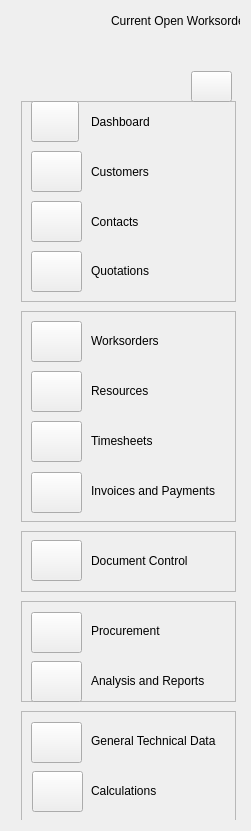
   <widget class="QWidget" name="leftMenuContainer" native="true">
    <property name="geometry">
     <rect>
      <x>10</x>
      <y>10</y>
      <width>251</width>
      <height>831</height>
     </rect>
    </property>
    <layout class="QVBoxLayout" name="verticalLayout_2">
     <item>
      <widget class="QWidget" name="leftMenuSubContainer" native="true">
       <widget class="QFrame" name="frame_2">
        <property name="geometry">
         <rect>
          <x>10</x>
          <y>90</y>
          <width>215</width>
          <height>201</height>
         </rect>
        </property>
        <property name="frameShape">
         <enum>QFrame::StyledPanel</enum>
        </property>
        <property name="frameShadow">
         <enum>QFrame::Raised</enum>
        </property>
        <widget class="QLabel" name="lbDashborad">
         <property name="geometry">
          <rect>
           <x>70</x>
           <y>11</y>
           <width>121</width>
           <height>20</height>
          </rect>
         </property>
         <property name="font">
          <font>
           <pointsize>9</pointsize>
          </font>
         </property>
         <property name="text">
          <string>Dashboard</string>
         </property>
        </widget>
        <widget class="QLabel" name="lbCustomer">
         <property name="geometry">
          <rect>
           <x>70</x>
           <y>61</y>
           <width>121</width>
           <height>20</height>
          </rect>
         </property>
         <property name="font">
          <font>
           <pointsize>9</pointsize>
          </font>
         </property>
         <property name="text">
          <string>Customers</string>
         </property>
        </widget>
        <widget class="QLabel" name="lbQuotation">
         <property name="geometry">
          <rect>
           <x>70</x>
           <y>160</y>
           <width>121</width>
           <height>20</height>
          </rect>
         </property>
         <property name="font">
          <font>
           <pointsize>9</pointsize>
          </font>
         </property>
         <property name="text">
          <string>Quotations</string>
         </property>
        </widget>
        <widget class="QLabel" name="lbContacts">
         <property name="geometry">
          <rect>
           <x>70</x>
           <y>111</y>
           <width>121</width>
           <height>20</height>
          </rect>
         </property>
         <property name="font">
          <font>
           <pointsize>9</pointsize>
          </font>
         </property>
         <property name="text">
          <string>Contacts</string>
         </property>
        </widget>
        <widget class="QPushButton" name="btnContacts">
         <property name="geometry">
          <rect>
           <x>10</x>
           <y>100</y>
           <width>51</width>
           <height>41</height>
          </rect>
         </property>
         <property name="toolTip">
          <string>Go to Customer Database</string>
         </property>
         <property name="toolTipDuration">
          <number>0</number>
         </property>
         <property name="text">
          <string/>
         </property>
         <property name="icon">
          <iconset>
           <normaloff>../resources/assets/smile.svg</normaloff>../resources/assets/smile.svg</iconset>
         </property>
         <property name="iconSize">
          <size>
           <width>24</width>
           <height>24</height>
          </size>
         </property>
        </widget>
        <widget class="QPushButton" name="btnDashboard">
         <property name="enabled">
          <bool>true</bool>
         </property>
         <property name="geometry">
          <rect>
           <x>10</x>
           <y>0</y>
           <width>48</width>
           <height>41</height>
          </rect>
         </property>
         <property name="sizePolicy">
          <sizepolicy hsizetype="Minimum" vsizetype="Fixed">
           <horstretch>0</horstretch>
           <verstretch>0</verstretch>
          </sizepolicy>
         </property>
         <property name="font">
          <font>
           <stylestrategy>PreferDefault</stylestrategy>
           <kerning>false</kerning>
          </font>
         </property>
         <property name="toolTip">
          <string>Overview of Actions and Workload</string>
         </property>
         <property name="toolTipDuration">
          <number>0</number>
         </property>
         <property name="layoutDirection">
          <enum>Qt::LeftToRight</enum>
         </property>
         <property name="autoFillBackground">
          <bool>false</bool>
         </property>
         <property name="inputMethodHints">
          <set>Qt::ImhNone</set>
         </property>
         <property name="text">
          <string/>
         </property>
         <property name="icon">
          <iconset>
           <normaloff>../resources/assets/home.svg</normaloff>../resources/assets/home.svg</iconset>
         </property>
         <property name="iconSize">
          <size>
           <width>24</width>
           <height>24</height>
          </size>
         </property>
         <property name="checkable">
          <bool>false</bool>
         </property>
         <property name="flat">
          <bool>false</bool>
         </property>
        </widget>
        <widget class="QPushButton" name="btnCustomer">
         <property name="geometry">
          <rect>
           <x>10</x>
           <y>50</y>
           <width>51</width>
           <height>41</height>
          </rect>
         </property>
         <property name="toolTip">
          <string>Go to Customer Database</string>
         </property>
         <property name="toolTipDuration">
          <number>0</number>
         </property>
         <property name="text">
          <string/>
         </property>
         <property name="icon">
          <iconset>
           <normaloff>../resources/assets/database.svg</normaloff>../resources/assets/database.svg</iconset>
         </property>
         <property name="iconSize">
          <size>
           <width>24</width>
           <height>24</height>
          </size>
         </property>
        </widget>
        <widget class="QPushButton" name="btnQuotation">
         <property name="geometry">
          <rect>
           <x>10</x>
           <y>150</y>
           <width>51</width>
           <height>41</height>
          </rect>
         </property>
         <property name="toolTip">
          <string>Generate and View Quotation</string>
         </property>
         <property name="toolTipDuration">
          <number>0</number>
         </property>
         <property name="text">
          <string/>
         </property>
         <property name="icon">
          <iconset>
           <normaloff>../resources/assets/file-plus.svg</normaloff>../resources/assets/file-plus.svg</iconset>
         </property>
         <property name="iconSize">
          <size>
           <width>24</width>
           <height>24</height>
          </size>
         </property>
        </widget>
       </widget>
       <widget class="QFrame" name="frame_4">
        <property name="geometry">
         <rect>
          <x>10</x>
          <y>700</y>
          <width>215</width>
          <height>111</height>
         </rect>
        </property>
        <property name="frameShape">
         <enum>QFrame::StyledPanel</enum>
        </property>
        <property name="frameShadow">
         <enum>QFrame::Raised</enum>
        </property>
        <widget class="QLabel" name="lbGeneralInfo">
         <property name="geometry">
          <rect>
           <x>70</x>
           <y>20</y>
           <width>141</width>
           <height>20</height>
          </rect>
         </property>
         <property name="font">
          <font>
           <pointsize>9</pointsize>
          </font>
         </property>
         <property name="text">
          <string>General Technical Data</string>
         </property>
        </widget>
        <widget class="QLabel" name="lbCalculations">
         <property name="geometry">
          <rect>
           <x>70</x>
           <y>70</y>
           <width>141</width>
           <height>20</height>
          </rect>
         </property>
         <property name="font">
          <font>
           <pointsize>9</pointsize>
          </font>
         </property>
         <property name="text">
          <string>Calculations</string>
         </property>
        </widget>
        <widget class="QPushButton" name="btnGeneralInfo">
         <property name="geometry">
          <rect>
           <x>10</x>
           <y>11</y>
           <width>51</width>
           <height>41</height>
          </rect>
         </property>
         <property name="toolTip">
          <string>General Information Database</string>
         </property>
         <property name="toolTipDuration">
          <number>0</number>
         </property>
         <property name="text">
          <string/>
         </property>
         <property name="icon">
          <iconset>
           <normaloff>../resources/assets/tool.svg</normaloff>../resources/assets/tool.svg</iconset>
         </property>
         <property name="iconSize">
          <size>
           <width>24</width>
           <height>24</height>
          </size>
         </property>
        </widget>
        <widget class="QPushButton" name="btnCalculation">
         <property name="geometry">
          <rect>
           <x>11</x>
           <y>60</y>
           <width>51</width>
           <height>41</height>
          </rect>
         </property>
         <property name="toolTip">
          <string>Calculation Programs</string>
         </property>
         <property name="toolTipDuration">
          <number>0</number>
         </property>
         <property name="text">
          <string/>
         </property>
         <property name="icon">
          <iconset>
           <normaloff>../resources/assets/file-text.svg</normaloff>../resources/assets/file-text.svg</iconset>
         </property>
         <property name="iconSize">
          <size>
           <width>24</width>
           <height>24</height>
          </size>
         </property>
        </widget>
       </widget>
       <widget class="QFrame" name="frame_6">
        <property name="geometry">
         <rect>
          <x>10</x>
          <y>590</y>
          <width>215</width>
          <height>101</height>
         </rect>
        </property>
        <property name="frameShape">
         <enum>QFrame::StyledPanel</enum>
        </property>
        <property name="frameShadow">
         <enum>QFrame::Raised</enum>
        </property>
        <widget class="QLabel" name="lbProcurement">
         <property name="geometry">
          <rect>
           <x>70</x>
           <y>20</y>
           <width>131</width>
           <height>20</height>
          </rect>
         </property>
         <property name="font">
          <font>
           <pointsize>9</pointsize>
          </font>
         </property>
         <property name="text">
          <string>Procurement</string>
         </property>
        </widget>
        <widget class="QLabel" name="lbAnalysis">
         <property name="geometry">
          <rect>
           <x>70</x>
           <y>70</y>
           <width>131</width>
           <height>20</height>
          </rect>
         </property>
         <property name="font">
          <font>
           <pointsize>9</pointsize>
          </font>
         </property>
         <property name="text">
          <string>Analysis and Reports</string>
         </property>
        </widget>
        <widget class="QPushButton" name="btnProcurement">
         <property name="geometry">
          <rect>
           <x>10</x>
           <y>11</y>
           <width>51</width>
           <height>41</height>
          </rect>
         </property>
         <property name="toolTip">
          <string>General Information Database</string>
         </property>
         <property name="toolTipDuration">
          <number>0</number>
         </property>
         <property name="text">
          <string/>
         </property>
         <property name="icon">
          <iconset>
           <normaloff>../resources/assets/check-square.svg</normaloff>../resources/assets/check-square.svg</iconset>
         </property>
         <property name="iconSize">
          <size>
           <width>24</width>
           <height>24</height>
          </size>
         </property>
        </widget>
        <widget class="QPushButton" name="btnAnalysis">
         <property name="geometry">
          <rect>
           <x>10</x>
           <y>60</y>
           <width>51</width>
           <height>41</height>
          </rect>
         </property>
         <property name="toolTip">
          <string>General Information Database</string>
         </property>
         <property name="toolTipDuration">
          <number>0</number>
         </property>
         <property name="text">
          <string/>
         </property>
         <property name="icon">
          <iconset>
           <normaloff>../resources/assets/activity.svg</normaloff>../resources/assets/activity.svg</iconset>
         </property>
         <property name="iconSize">
          <size>
           <width>24</width>
           <height>24</height>
          </size>
         </property>
        </widget>
       </widget>
       <widget class="QFrame" name="frame_7">
        <property name="geometry">
         <rect>
          <x>10</x>
          <y>520</y>
          <width>215</width>
          <height>61</height>
         </rect>
        </property>
        <property name="frameShape">
         <enum>QFrame::StyledPanel</enum>
        </property>
        <property name="frameShadow">
         <enum>QFrame::Raised</enum>
        </property>
        <widget class="QLabel" name="lbDocControl">
         <property name="geometry">
          <rect>
           <x>70</x>
           <y>20</y>
           <width>131</width>
           <height>20</height>
          </rect>
         </property>
         <property name="font">
          <font>
           <pointsize>9</pointsize>
          </font>
         </property>
         <property name="text">
          <string>Document Control</string>
         </property>
        </widget>
        <widget class="QPushButton" name="btnDocControl">
         <property name="geometry">
          <rect>
           <x>10</x>
           <y>9</y>
           <width>51</width>
           <height>41</height>
          </rect>
         </property>
         <property name="toolTip">
          <string>General Information Database</string>
         </property>
         <property name="toolTipDuration">
          <number>0</number>
         </property>
         <property name="text">
          <string/>
         </property>
         <property name="icon">
          <iconset>
           <normaloff>../resources/assets/layers.svg</normaloff>../resources/assets/layers.svg</iconset>
         </property>
         <property name="iconSize">
          <size>
           <width>24</width>
           <height>24</height>
          </size>
         </property>
        </widget>
       </widget>
       <widget class="QFrame" name="frame_3">
        <property name="geometry">
         <rect>
          <x>10</x>
          <y>300</y>
          <width>215</width>
          <height>211</height>
         </rect>
        </property>
        <property name="frameShape">
         <enum>QFrame::StyledPanel</enum>
        </property>
        <property name="frameShadow">
         <enum>QFrame::Raised</enum>
        </property>
        <widget class="QLabel" name="lbWorksorder">
         <property name="geometry">
          <rect>
           <x>70</x>
           <y>20</y>
           <width>121</width>
           <height>20</height>
          </rect>
         </property>
         <property name="font">
          <font>
           <pointsize>9</pointsize>
          </font>
         </property>
         <property name="text">
          <string>Worksorders</string>
         </property>
        </widget>
        <widget class="QLabel" name="lbResources">
         <property name="geometry">
          <rect>
           <x>70</x>
           <y>70</y>
           <width>121</width>
           <height>20</height>
          </rect>
         </property>
         <property name="font">
          <font>
           <pointsize>9</pointsize>
          </font>
         </property>
         <property name="text">
          <string>Resources</string>
         </property>
        </widget>
        <widget class="QLabel" name="lbTimesheets">
         <property name="geometry">
          <rect>
           <x>70</x>
           <y>120</y>
           <width>121</width>
           <height>20</height>
          </rect>
         </property>
         <property name="font">
          <font>
           <pointsize>9</pointsize>
          </font>
         </property>
         <property name="text">
          <string>Timesheets</string>
         </property>
        </widget>
        <widget class="QLabel" name="lnInvoices">
         <property name="geometry">
          <rect>
           <x>70</x>
           <y>170</y>
           <width>131</width>
           <height>20</height>
          </rect>
         </property>
         <property name="font">
          <font>
           <pointsize>9</pointsize>
          </font>
         </property>
         <property name="text">
          <string>Invoices and Payments</string>
         </property>
        </widget>
        <widget class="QPushButton" name="btnInvoices">
         <property name="geometry">
          <rect>
           <x>10</x>
           <y>161</y>
           <width>51</width>
           <height>41</height>
          </rect>
         </property>
         <property name="toolTip">
          <string>Invoice and Payments</string>
         </property>
         <property name="toolTipDuration">
          <number>0</number>
         </property>
         <property name="text">
          <string/>
         </property>
         <property name="icon">
          <iconset>
           <normaloff>../resources/assets/layout.svg</normaloff>../resources/assets/layout.svg</iconset>
         </property>
         <property name="iconSize">
          <size>
           <width>24</width>
           <height>24</height>
          </size>
         </property>
        </widget>
        <widget class="QPushButton" name="btnWorksorder">
         <property name="geometry">
          <rect>
           <x>10</x>
           <y>10</y>
           <width>51</width>
           <height>41</height>
          </rect>
         </property>
         <property name="toolTip">
          <string>Go to WorksOrders Menu</string>
         </property>
         <property name="toolTipDuration">
          <number>0</number>
         </property>
         <property name="text">
          <string/>
         </property>
         <property name="icon">
          <iconset>
           <normaloff>../resources/assets/file-text.svg</normaloff>../resources/assets/file-text.svg</iconset>
         </property>
         <property name="iconSize">
          <size>
           <width>24</width>
           <height>24</height>
          </size>
         </property>
        </widget>
        <widget class="QPushButton" name="btnTimesheets">
         <property name="geometry">
          <rect>
           <x>10</x>
           <y>110</y>
           <width>51</width>
           <height>41</height>
          </rect>
         </property>
         <property name="toolTip">
          <string>Eneter Daily Timesheets</string>
         </property>
         <property name="toolTipDuration">
          <number>0</number>
         </property>
         <property name="text">
          <string/>
         </property>
         <property name="icon">
          <iconset>
           <normaloff>../resources/assets/compass.svg</normaloff>../resources/assets/compass.svg</iconset>
         </property>
         <property name="iconSize">
          <size>
           <width>24</width>
           <height>24</height>
          </size>
         </property>
        </widget>
        <widget class="QPushButton" name="btnResources">
         <property name="geometry">
          <rect>
           <x>10</x>
           <y>60</y>
           <width>51</width>
           <height>41</height>
          </rect>
         </property>
         <property name="toolTip">
          <string>Overall Resource Schedule</string>
         </property>
         <property name="toolTipDuration">
          <number>0</number>
         </property>
         <property name="text">
          <string/>
         </property>
         <property name="icon">
          <iconset>
           <normaloff>../resources/assets/users.svg</normaloff>../resources/assets/users.svg</iconset>
         </property>
         <property name="iconSize">
          <size>
           <width>24</width>
           <height>24</height>
          </size>
         </property>
        </widget>
       </widget>
       <widget class="QLabel" name="label">
        <property name="geometry">
         <rect>
          <x>10</x>
          <y>10</y>
          <width>51</width>
          <height>51</height>
         </rect>
        </property>
        <property name="text">
         <string/>
        </property>
        <property name="pixmap">
         <pixmap>../resources/assets/HCE-C.png</pixmap>
        </property>
        <property name="scaledContents">
         <bool>true</bool>
        </property>
       </widget>
       <widget class="QLabel" name="label_2">
        <property name="geometry">
         <rect>
          <x>100</x>
          <y>0</y>
          <width>131</width>
          <height>20</height>
         </rect>
        </property>
        <property name="text">
         <string>Current Open Worksorder</string>
        </property>
       </widget>
       <widget class="QLabel" name="lbWONum">
        <property name="geometry">
         <rect>
          <x>90</x>
          <y>20</y>
          <width>121</width>
          <height>31</height>
         </rect>
        </property>
        <property name="font">
         <font>
          <pointsize>16</pointsize>
          <weight>75</weight>
          <bold>true</bold>
         </font>
        </property>
        <property name="text">
         <string/>
        </property>
        <property name="alignment">
         <set>Qt::AlignCenter</set>
        </property>
       </widget>
       <widget class="QPushButton" name="btnUploadWO">
        <property name="enabled">
         <bool>true</bool>
        </property>
        <property name="geometry">
         <rect>
          <x>180</x>
          <y>60</y>
          <width>41</width>
          <height>31</height>
         </rect>
        </property>
        <property name="sizePolicy">
         <sizepolicy hsizetype="Minimum" vsizetype="Minimum">
          <horstretch>0</horstretch>
          <verstretch>0</verstretch>
         </sizepolicy>
        </property>
        <property name="font">
         <font>
          <stylestrategy>PreferDefault</stylestrategy>
          <kerning>false</kerning>
         </font>
        </property>
        <property name="toolTip">
         <string>Overview of Actions and Workload</string>
        </property>
        <property name="toolTipDuration">
         <number>0</number>
        </property>
        <property name="layoutDirection">
         <enum>Qt::LeftToRight</enum>
        </property>
        <property name="autoFillBackground">
         <bool>false</bool>
        </property>
        <property name="inputMethodHints">
         <set>Qt::ImhNone</set>
        </property>
        <property name="text">
         <string/>
        </property>
        <property name="icon">
         <iconset>
          <normaloff>../resources/assets/upload-cloud.svg</normaloff>../resources/assets/upload-cloud.svg</iconset>
        </property>
        <property name="iconSize">
         <size>
          <width>24</width>
          <height>24</height>
         </size>
        </property>
        <property name="checkable">
         <bool>false</bool>
        </property>
        <property name="flat">
         <bool>false</bool>
        </property>
       </widget>
      </widget>
     </item>
    </layout>
   </widget>
